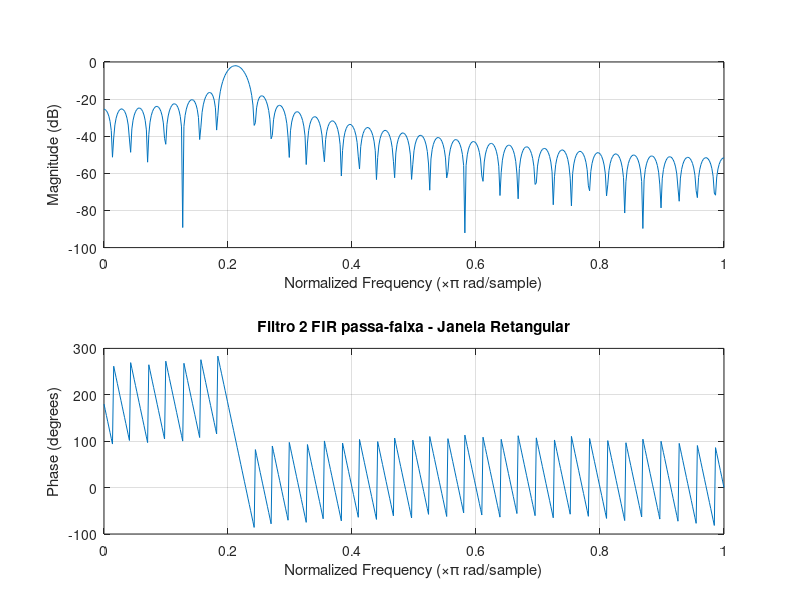
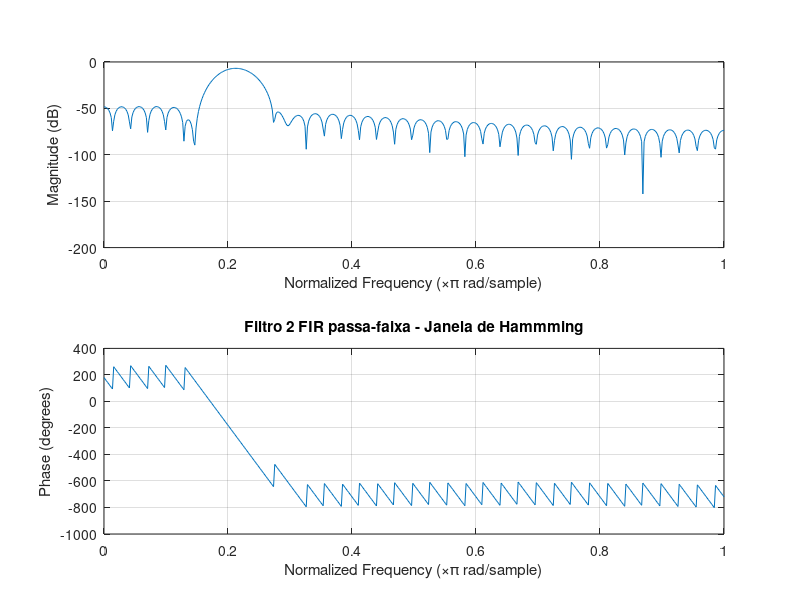
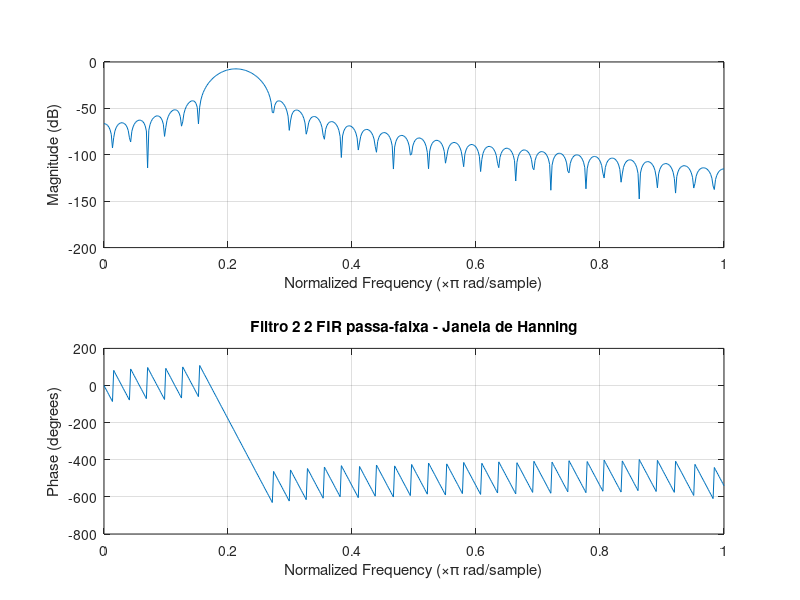
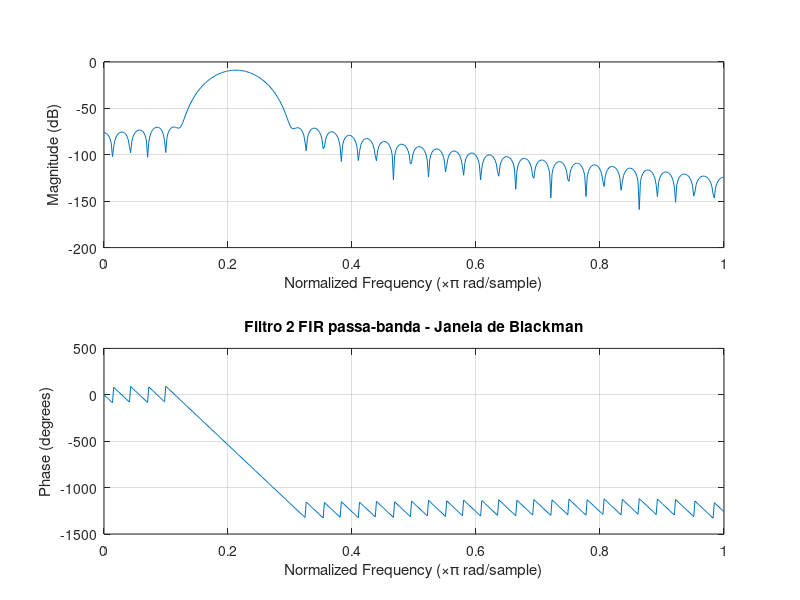

These charts were generated, in order, by the following MATLAB code:
% 4. Crie um sinal de entrada composto de três componentes senoidais, nas frequências 770 Hz, 
% 852 Hz e 941 Hz, com Ωs = 8 kHz. Projete três filtros passa-faixa digitais, o primeiro com 
% frequência central em 770 Hz, o segundo em 852 Hz e o terceiro em 941 Hz. Para o primeiro 
% filtro, as extremidades das faixas de rejeição estão nas frequências 697 e 852; para o 
% segundo, em 770 e 941 Hz; para o terceiro. Em 852 e 1209 Hz. Nos três filtros, a atenuação 
% mínima na faixa de rejeição é 60 dB.

clear all; close all; clc;

%% Sinal
freq1 = 770;
freq2 = 852;
freq3 = 941;

tmin = 0;
tmax = 2;
Fs=8000;
Ts=1/Fs;
L=(tmax-tmin)/Ts;
t=0:Ts:tmax-Ts;
s = sin(2*pi*freq1*t) + sin(2*pi*freq2*t) + sin(2*pi*freq3*t);
S = fft(s);
S = abs(2*S/L);
S = fftshift(S);
freq = Fs*(-(L/2):(L/2)-1)/L;

%% Filtro 2 (passa-faixa 770 e 941 hz)
M = 71;
Omega_c1 = 800;
Omega_c2 = 900;
Omega_s = 8000;
wc1 = Omega_c1*2*pi/Omega_s;
wc2 = Omega_c2*2*pi/Omega_s;

%% Resposta ao impulso do filtro ideal h[n]
n = [-1*((M-1)/2):(M-1)/2];
h_n = ((sin(wc2.*n) - sin(wc1.*n))./(pi.*n)); %resposta ao impulso para ≠0
h_n(((M-1)/2)+1) = (wc2 - wc1)/pi; %resposta ao impulso para n=0
w_hamm = 0.54 + 0.46*cos(2*n.*pi/(M));%coeficientes da janela de hamming
w_hann = 0.5 + 0.5*cos(2*n.*pi/(M));%coeficientes da janela de hanning
w_black = 0.42+0.5*cos(2*n.*pi/(M))+0.08*cos(4*n.*pi/(M)); %coeficientes da janela de blackman
h_ret = h_n;
h_hamm = w_hamm.*h_n;
h_hann = w_hann.*h_n;
h_black = w_black.*h_n;
figure
freqz(h_ret,1);
title('Filtro 2 FIR passa-faixa - Janela Retangular')

figure
freqz(h_hamm,1);
title('Filtro 2 FIR passa-faixa - Janela de Hammming')

figure
freqz(h_hann,1);
title('Filtro 2 2 FIR passa-faixa - Janela de Hanning')

figure
freqz(h_black,1);
title('Filtro 2 FIR passa-banda - Janela de Blackman')

%% Gráficos do sinal
figure
subplot(3,1,1),plot(t,s);
title('Sinal')
xlabel('t')
ylabel('s(t)')
subplot(3,1,2),plot(freq,S)
title('Espectro de Amplitude de s(t)')
xlabel('f (Hz)')
ylabel('|S(f)|')

h_hamm = w_hamm.*h_n;
h_hann = w_hann.*h_n;
h_black = w_black.*h_n;
s_f_h_ret = filter(h_ret,1,s);
S_F_h_ret = fft(s_f_h_ret);
S_F_h_ret = abs(2*S_F_h_ret/L);
S_F_h_ret = fftshift(S_F_h_ret);
subplot(3,1,3),plot(freq,S_F_h_ret)
title('Espectro de Amplitude do sinal Filtrado 2')
xlabel('f (Hz)')
ylabel('|S(f)|')